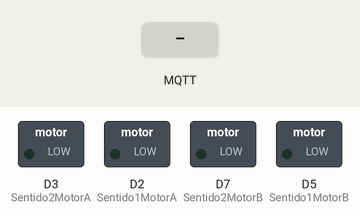
Simulated run of this sketch. Board: ESP8266 (NodeMCU). On the bench: switched loads named in the sketch (green lamp = pin HIGH). The inputs (shaded band) are chosen by the test bench. WiFi joins after 1.5 s; servers stay silent unless stated; no MQTT or app messages arrive unless stated; what the sketch prints to the serial monitor is not drawn.

Above: at 2.7 s.
2.8 s: MQTT message "Tras" arrives on the first subscribed topic
At 4.0 s:
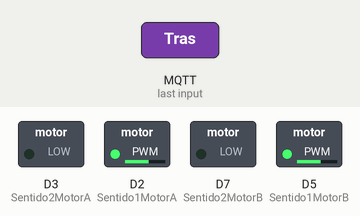
4.3 s: MQTT message "Cima" arrives on the first subscribed topic
At 5.4 s:
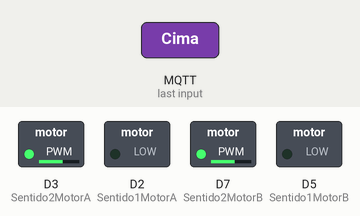
Timing chart, 0 to 7.3 s (numbered marks = the images above; inputs shaded):
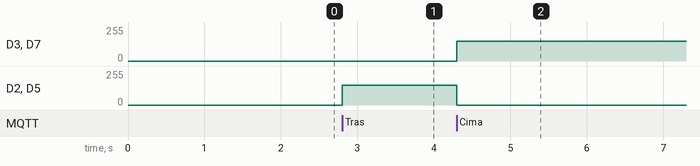

Measured:
- after the input at 2.8 s, D2 (Sentido1MotorA), D5 (Sentido1MotorB): 0/255 → 150/255 at once
- after the input at 4.3 s, D3 (Sentido2MotorA), D7 (Sentido2MotorB): 0/255 → 150/255 at once; D2 (Sentido1MotorA), D5 (Sentido1MotorB): 150/255 → 0/255 at once

The sketch:

carrinhoUIA.ino
```cpp
#include <ESP8266WiFi.h>
#include <PubSubClient.h>
#define Sentido1MotorA D2
#define Sentido2MotorA D3
#define Sentido1MotorB D5
#define Sentido2MotorB D7
const char* ssid = "mqtt";
const char* passwd = "SENHA";
const char* broker_topic = "Nome_Wifi";
const char* mqtt_server = "broker.emqx.io";
const char* espID = "CARRINHO-UIA";
const int port = 1883;
int velocidade = 150;
String str_msg;

WiFiClient wlanclient;
PubSubClient mqttClient(wlanclient);

void wifiConnect() {
  WiFi.begin(ssid,passwd);
  Serial.println ("Conectando ao WiFi");
  while(WiFi.status()!=WL_CONNECTED) {
    Serial.print (".");
    delay(300);
  }
  Serial.println("");
  Serial.print ("Conectado ao WiFi, no IP: ");
  Serial.println (WiFi.localIP());
}

void mqttConnect(){
  mqttClient.setServer (mqtt_server,port);
  mqttClient.setCallback(mqttCallback);

  if(mqttClient.connect (espID,NULL,NULL)) {
    Serial.println ("Conectado ao MQTT Broker.");
  } else {
    Serial.println("Conexão com o broker falhou!");
    delay(200);
  }
  mqttClient.subscribe(broker_topic);
}

void mqttCallback(char* topic, byte* payload, unsigned int length) {
  char message[5]={0x00};
  for (int i = 0; i < length; i++){
    message[i]=(char)payload[i];
    }
  message[length]=0x00;
  Serial.println (message);
  str_msg = String(message);
  recebeMensagem();
}

void recebeMensagem() {
 if (str_msg.equals ("Tras")) {
    analogWrite(Sentido1MotorA, velocidade);
    analogWrite(Sentido2MotorA, LOW);
    analogWrite(Sentido1MotorB, velocidade);
    analogWrite(Sentido2MotorB, LOW);
 }
 if (str_msg.equals ("Cima")) {
    analogWrite(Sentido1MotorA, LOW);
    analogWrite(Sentido2MotorA, velocidade);
    analogWrite(Sentido1MotorB, LOW);
    analogWrite(Sentido2MotorB, velocidade);
 }
 if(str_msg.equals ("Esquerda")) {
    analogWrite(Sentido1MotorA, LOW);
    analogWrite(Sentido2MotorA, LOW);
    analogWrite(Sentido1MotorB, LOW);
    analogWrite(Sentido2MotorB, velocidade);
 }
 if(str_msg.equals ("Direita")) {
    analogWrite(Sentido1MotorA, LOW);
    analogWrite(Sentido2MotorA, velocidade);
    analogWrite(Sentido1MotorB, LOW);
    analogWrite(Sentido2MotorB, LOW);
 }
 if(str_msg.equals("Parar")) {
    analogWrite(Sentido1MotorA, LOW);
    analogWrite(Sentido2MotorA, LOW);
    analogWrite(Sentido1MotorB, LOW);
    analogWrite(Sentido2MotorB, LOW);
 }

 if(str_msg.equals("150")) {
  velocidade = 150;
 }
 if(str_msg.equals("255")) {
  velocidade = 255;
 }
}

void setup() {
  Serial.begin(115200);
  pinMode(Sentido1MotorA, OUTPUT);
  pinMode(Sentido2MotorA, OUTPUT);
  pinMode(Sentido1MotorB, OUTPUT);
  pinMode(Sentido2MotorB, OUTPUT);
  wifiConnect();
  mqttConnect();
}

void loop() {
  if(WiFi.status()!=WL_CONNECTED){
    wifiConnect();
  }else if(!mqttClient.connected()){
    mqttConnect();
  }
  mqttClient.loop();
}
```
